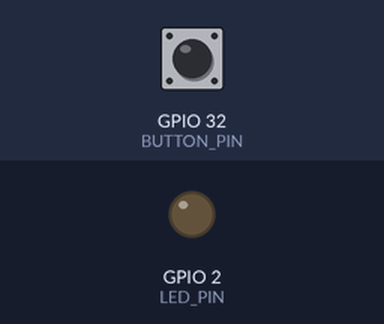
Recording of a sketch running on a simulated ESP32. On the bench: output pins drawn as LEDs (lit = HIGH). Inputs (shaded band) come from the test bench; at power-on: GPIO 32 (BUTTON_PIN) HIGH. What the sketch prints to the serial monitor is not drawn.

Above: at 1.2 s.
1.3 s: GPIO 32 (BUTTON_PIN) pulled LOW for 0.15 s
At 1.9 s:
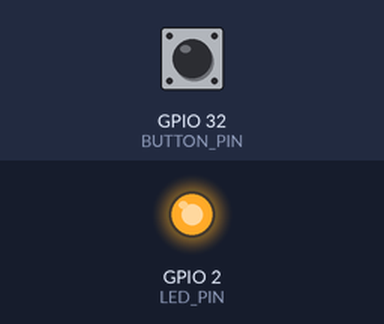
2.9 s: GPIO 32 (BUTTON_PIN) pulled LOW for 1 s
At 4.3 s:
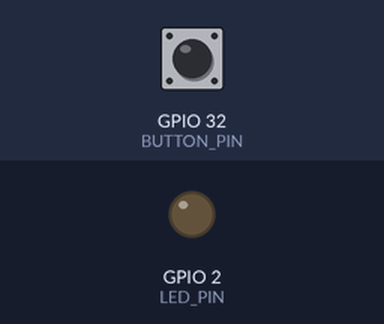
5.4 s: GPIO 32 (BUTTON_PIN) pulled LOW for 3.2 s
At 6.2 s:
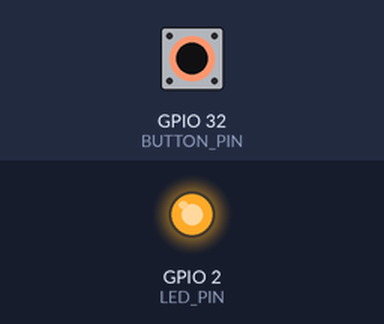
Timing chart, 0 to 8.4 s (numbered marks = the images above; inputs shaded):
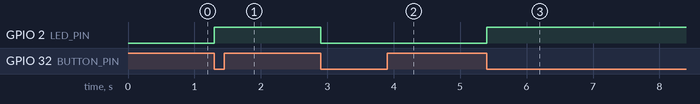

Measured:
- after the input at 1.3 s, GPIO 2 (LED_PIN): LOW → HIGH at once
- after the input at 2.9 s, GPIO 2 (LED_PIN): HIGH → LOW at once
- after the input at 5.4 s, GPIO 2 (LED_PIN): LOW → HIGH at once

The sketch:

interrupt.ino
```cpp
// 定义引脚（假设按键接在 GPIO 0，板载 LED 接在 GPIO 2）
#define BUTTON_PIN 32
#define LED_PIN 2

// 定义消抖时间阈值（毫秒）。机械按键通常需要 50ms~200ms，这里设为 200ms 确保绝对稳定
#define DEBOUNCE_DELAY 200

// 1. 定义一个 volatile 变量作为中断标志位
volatile bool isr_flag = false;

// 2. 定义一个 volatile 变量记录上一次中断触发的时间（必须用 unsigned long）
volatile unsigned long last_interrupt_time = 0;

// 中断服务函数（ISR）
void ARDUINO_ISR_ATTR buttonISR() {
  // 获取当前系统运行时间
  unsigned long current_time = millis();

  // 核心消抖逻辑：只有当距离上次触发的时间超过了 DEBOUNCE_DELAY，才认为是一次有效按键
  if (current_time - last_interrupt_time > DEBOUNCE_DELAY) {
    isr_flag = true;
  }

  // 更新最后一次触发的时间
  last_interrupt_time = current_time;
}

void setup() {
  Serial.begin(9600);

  // 初始化 LED 引脚为输出
  pinMode(LED_PIN, OUTPUT);

  // 初始化按键引脚为输入，并启用内部上拉电阻（按键另一端需接地）
  // INPUT_PULLDOWN
  pinMode(BUTTON_PIN, INPUT_PULLUP);

  // 绑定外部中断，下降沿触发（按键按下瞬间电平从高变低）
  // RISING
  attachInterrupt(digitalPinToInterrupt(BUTTON_PIN), buttonISR, FALLING);

  Serial.println("带消抖的按键中断测试开始，请按下按键...");
}

void loop() {
  // 在主循环中检查标志位
  if (isr_flag) {
    // 执行业务逻辑：翻转 LED 状态
    digitalWrite(LED_PIN, !digitalRead(LED_PIN));

    // 打印日志
    Serial.println("按键有效触发，LED状态已切换！");

    // 处理完毕后，务必清除标志位，防止重复触发
    isr_flag = false;
  }
}
```
